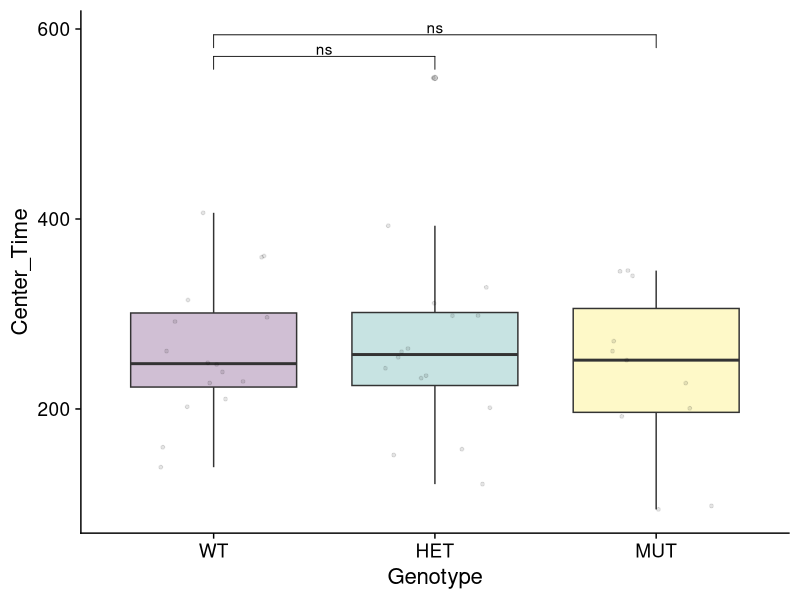
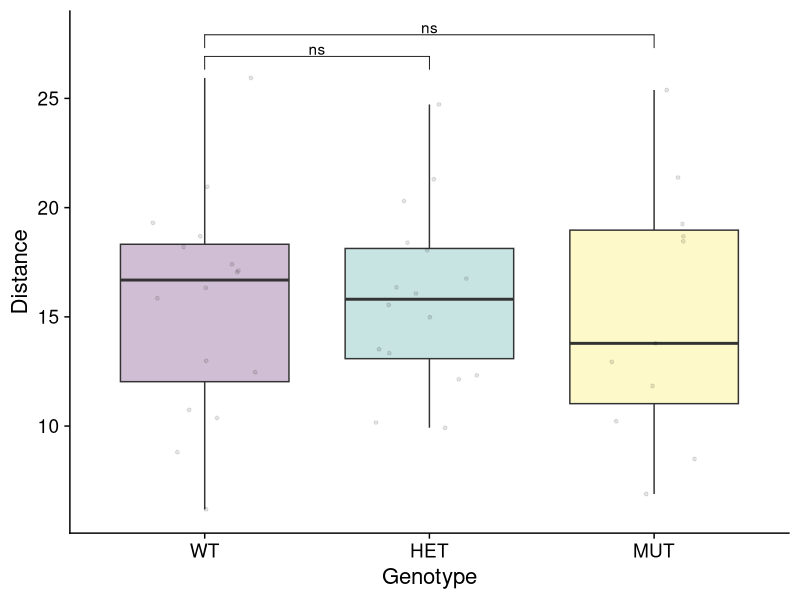
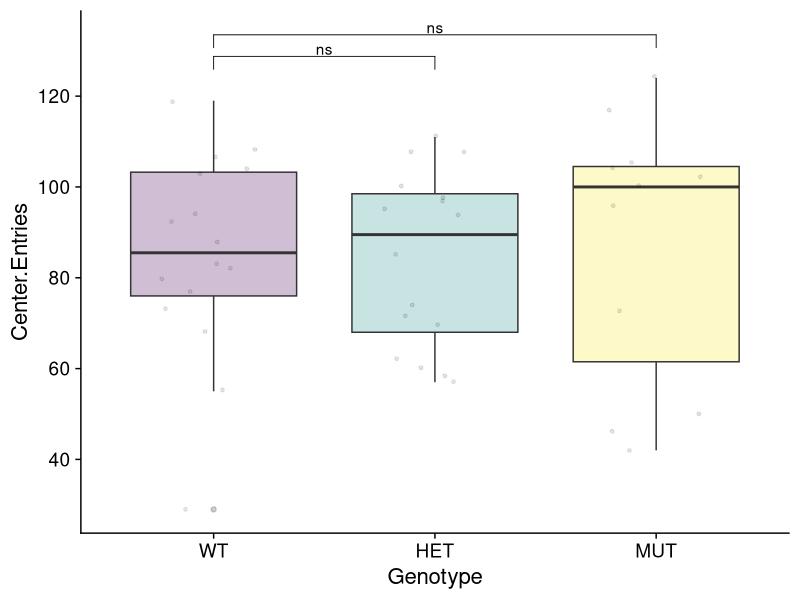
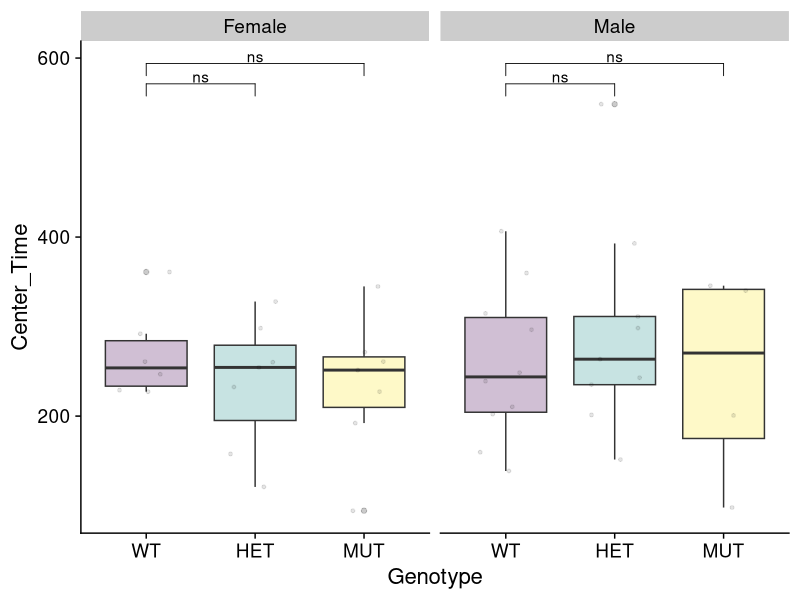
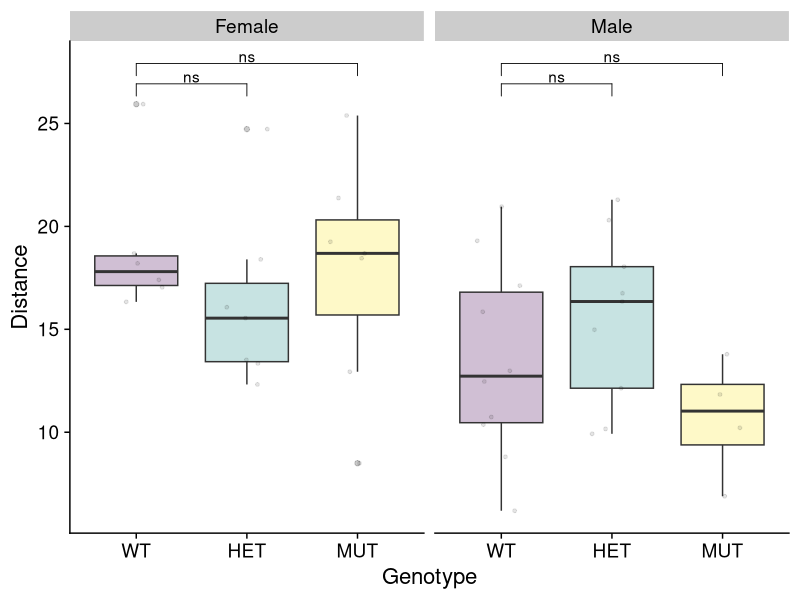
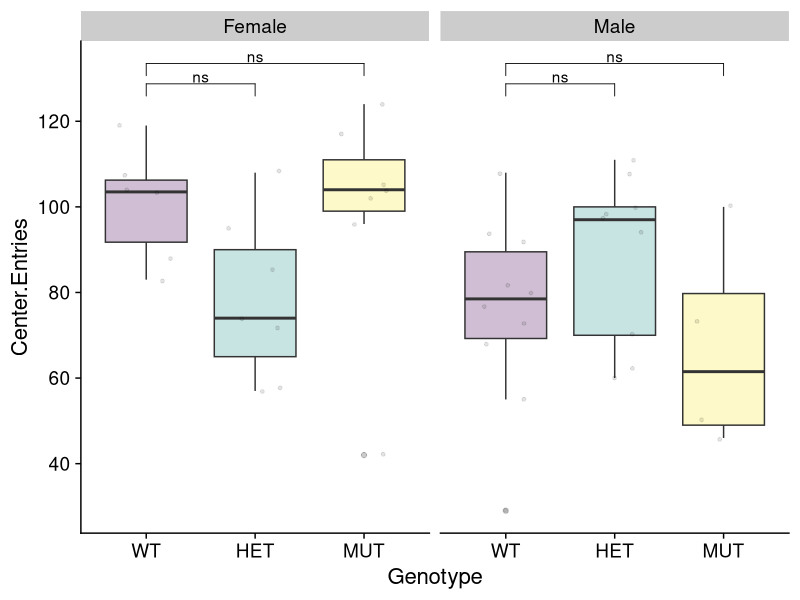
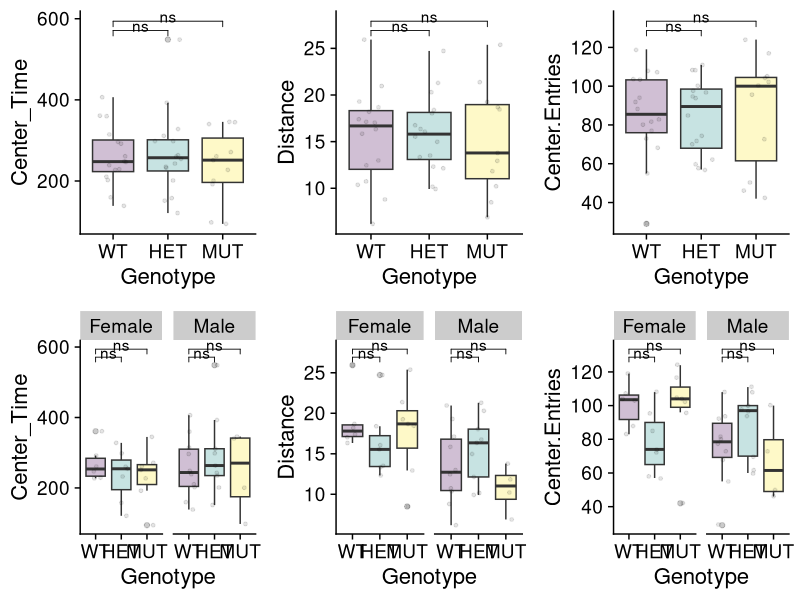

Write R code to recreate these figures, in order.

library(ggplot2)
library(rlang)
library(cowplot)
library(ggpubr)
library(viridis)
library(tidyr)
library(dplyr)
library(tidyverse)

setwd("~/Documents/slcspontaneous/Analysis_Files/")
data<-read.csv("SLC_Spontaneous_Open_Field_Analysis.csv", header=TRUE)


generate_boxplots <- function(input_data, X, Y, min,max){
  data<-as.data.frame(input_data)
  #Ensure correct ordering of levels 
  data$Genotype <- factor(data$Genotype, levels = c("WT", "HET", "MUT"))
  
  ggplot(data=data,aes(x={{X}},y={{Y}}, fill={{X}})) + 
    #geom_violin(alpha=0.25,position=position_dodge(width=.75),size=1,color="black",draw_quantiles=c(0.5))+
    geom_boxplot(alpha=0.25)+
    scale_fill_viridis_d()+
    geom_point(size=1,position=position_jitter(width=0.25),alpha=0.1)+
    theme_cowplot(16) +
    #ylim(min,max)+
    #facet_grid(~Sex)+    
    theme(legend.position = "none")
  
}

#Center Time vs. Genotype
a<-generate_boxplots(data, Genotype, Center_Time,0,550)+
                    stat_compare_means(comparisons = list(c("WT", "HET"), 
                    c("WT","MUT")),method="wilcox", vjust=0.3,label="p.signif",step.increase=0.05)
a

#Distance vs Genotype
b<-generate_boxplots(data, Genotype, Distance,0,26)+
  stat_compare_means(comparisons = list(c("WT", "HET"), 
                                        c("WT","MUT")),method="wilcox", vjust=0.3,label="p.signif",step.increase=0.05)
b

#Center Entries vs Genotype
c<-generate_boxplots(data, Genotype, Center.Entries,0,125)+
  stat_compare_means(comparisons = list(c("WT", "HET"), 
                                        c("WT","MUT")),method="wilcox", vjust=0.3,label="p.signif",step.increase=0.05)

c

##aggregate Plots




## Stratify by Sex


d<-generate_boxplots(data, Genotype, Center_Time,0,550)+
  stat_compare_means(comparisons = list(c("WT", "HET"), 
                                        c("WT","MUT")),method="wilcox", vjust=0.3,label="p.signif",step.increase=0.05)+
                                        facet_grid(~Sex)
d

e<-generate_boxplots(data, Genotype, Distance,0,26)+
  stat_compare_means(comparisons = list(c("WT", "HET"), 
                                        c("WT","MUT")),method="wilcox", vjust=0.3,label="p.signif",step.increase=0.05)+
                                     facet_grid(~Sex)
e

f<-generate_boxplots(data, Genotype, Center.Entries,0,125)+
  stat_compare_means(comparisons = list(c("WT", "HET"), 
                                        c("WT","MUT")),method="wilcox", vjust=0.3,label="p.signif",step.increase=0.05)+
  facet_grid(~Sex)
f


plot_grid(a,b,c,d,e,f)

#Center_Time
# Add parametric and non-parametric stats to README.md
# WT vs MUT
data<-read.csv("SLC_Spontaneous_Open_Field_Analysis.csv", header=TRUE)
data <- data %>% filter(Genotype!="HET")
t.test(Center_Time~Genotype,data)
wilcox.test(Center_Time~Genotype,data)

data<-read.csv("SLC_Spontaneous_Open_Field_Analysis.csv", header=TRUE)

# WT vs HET
data <- data %>% filter(Genotype!="MUT")
t.test(Center_Time~Genotype,data)
wilcox.test(Center_Time~Genotype,data)

#Distance
# Add parametric and non-parametric stats to README.md
# WT vs MUT
data<-read.csv("SLC_Spontaneous_Open_Field_Analysis.csv", header=TRUE)
data <- data %>% filter(Genotype!="HET")
t.test(Distance~Genotype,data)
wilcox.test(Distance~Genotype,data)

data<-read.csv("SLC_Spontaneous_Open_Field_Analysis.csv", header=TRUE)

# WT vs HET
data <- data %>% filter(Genotype!="MUT")
t.test(Distance~Genotype,data)
wilcox.test(Distance~Genotype,data)

#Center.Entries
# WT vs MUT
data<-read.csv("SLC_Spontaneous_Open_Field_Analysis.csv", header=TRUE)
data <- data %>% filter(Genotype!="HET")
t.test(Center.Entries~Genotype,data)
wilcox.test(Center.Entries~Genotype,data)

data<-read.csv("SLC_Spontaneous_Open_Field_Analysis.csv", header=TRUE)

# WT vs HET
data <- data %>% filter(Genotype!="MUT")
t.test(Center.Entries~Genotype,data)
wilcox.test(Center.Entries~Genotype,data)

